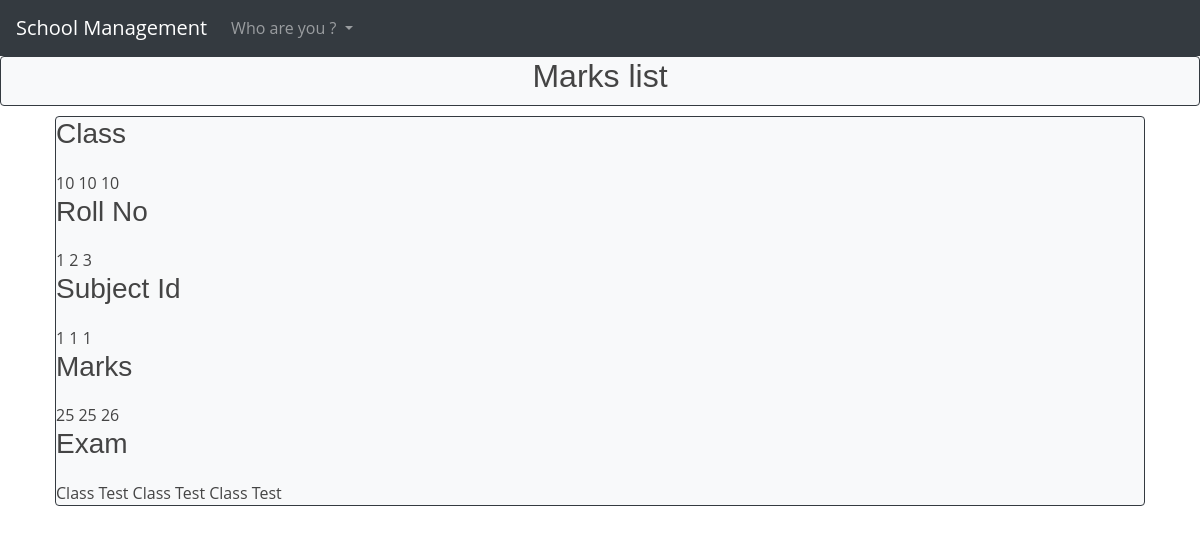
Page /display_marks/ on the committed database.
### sms/models.py (models this page shows, shortened)
class ClassTeacher(models.Model):
	teacher_id = models.ForeignKey(Teacher, on_delete=models.CASCADE)
	class_name = models.CharField(max_length=100, primary_key=True)
	def __str__(self):
 		return self.class_name

class Marks(models.Model):
	subject_name = models.ForeignKey(Subject, on_delete=models.CASCADE)
	student_roll = models.ForeignKey(Attendance, on_delete=models.CASCADE)
	class_name = models.ForeignKey(ClassTeacher, on_delete=models.CASCADE)
	marks = models.IntegerField()
	exam_type = models.CharField(max_length=100)
	def getSubject(self):
		return str(self.subject_name)
	def getRoll(self):
		return str(self.student_roll)
	def getMarks(self):
		return str(self.marks)
	def getExam(self):
		return str(self.exam_type)
	def getClass(self):
		return str(self.class_name)

### sms/views.py (the view)
# urls.py: path('display_marks/', views.display_marks, name="display_marks"),
def display_marks(request):
	loginobj = Login.objects.all().first()
	try:
		subjectobj = list(SubjectTeacher.objects.filter(teacher_id=loginobj.getId()))
		marks = []
		subject_list = []
		roll = []
		class_n = []
		exam = []
		count = 0
		for obj in subjectobj:
			subject = Subject.objects.get(subject_id=subjectobj[count].getSubjectString())
			marksobj = list(Marks.objects.filter(subject_name=subject.getSubject(), class_name=subjectobj[count].getClassString()))
			for x in marksobj:
				marks.append(x.getMarks())
				subject_list.append(x.getSubject())
				roll.append(x.getRoll())
				class_n.append(x.getClass())
				exam.append(x.getExam())
			count = count + 1
		return render(request, 'common/display_marks.html', {'marks':marks, 'subject':subject_list,'roll':roll,'class':class_n,'exam':exam})
	except:
		messages.info(request, 'No Marks Added')
		return render(request, 'common/display_marks.html')

### sms/models.py (called while the page is built)
	def __str__(self):
		return str(self.teacher_id)

	def __str__(self):
 		return str(self.subject_id)

	def getSubject(self):
		return str(self.subject_id)

	def getSubjectString(self):
		return str(self.subject_id)

	def getClassString(self):
		return str(self.class_name)

	def __str__(self):
 		return str(self.student_roll)

	def getId(self):
		return str(self.teacher_id)

### sms/templates/common/display_marks.html (shortened to what this page needs)
{% extends 'common/base.html' %}
{% block content %}
	<div class="card text-center bg-light border-dark" style="height:50px">
		<h2>Marks list</h2>
	</div>
	<div class="container">
		<div class="card bg-light border-dark" style="margin:10px">
			<h3>Class</h3>
			{% for x in class %}
				{{x}}
			{% endfor %}<br>
			<h3>Roll No</h3>
			{% for x in roll %}
				{{x}}
			{% endfor %}<br>
			<h3>Subject Id</h3>
			{% for x in subject %}
				{{x}}
			{% endfor %}<br>
			<h3>Marks</h3>
			{% for x in marks %}
				{{x}}
			{% endfor %}<br>
			<h3>Exam</h3>
			{% for x in exam %}
				{{x}}
			{% endfor %}<br>
	</div>
</div>
{% endblock %}

### sms/static/common/css/style.css (style rules this page uses)
body { background: #fff; color: #444; font-family: "Open Sans", sans-serif; }
h1, h2, h3, h4, h5, h6 { font-family: "Montserrat", sans-serif; font-weight: 400; margin: 0 0 20px 0; padding: 0; }

### rows in the picture
ClassTeacher: class "10" "10" "10"
Marks: exam "Class Test"
Marks: exam "Class Test"
Marks: exam "Class Test"

### other values in the picture
{{ x }} "1" "2" "3"
{{ x }} "1" "1" "1"
{{ x }} "25" "25" "26"
